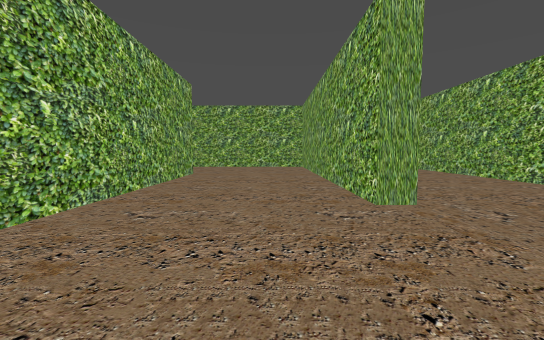
[1] (above)

15 first-person views from a walk through a Godot game level. The camera is 1.3 m above the floor, tilts 4° down and sees 90° across. The floor is counted in squares, 2 m on a side. Each view is taken from the middle of a square. On the plan, view 1 faces up. The plan holds only what a view shows up to about 9 squares ahead; the rest is blank. The place goes on beyond the plan.

[2]
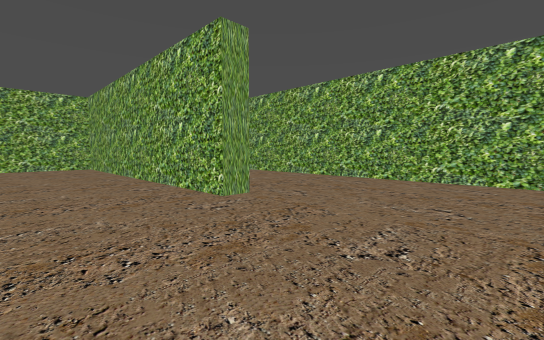

[3]
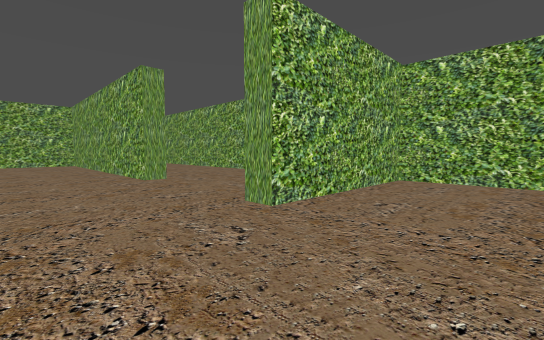

[4]
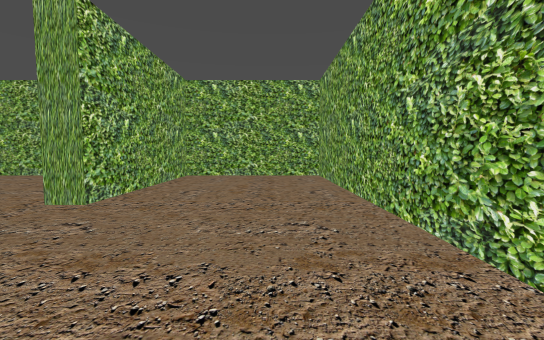

[5]
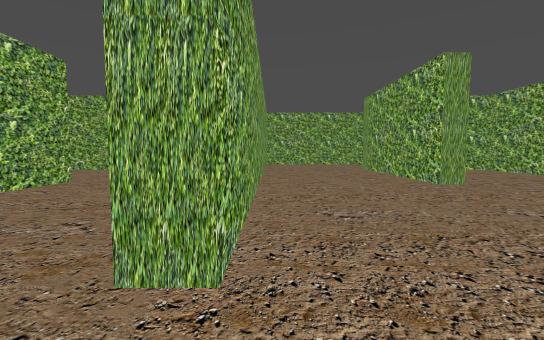

[6]
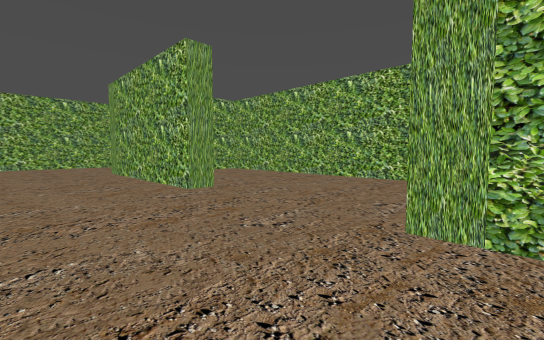

[7]
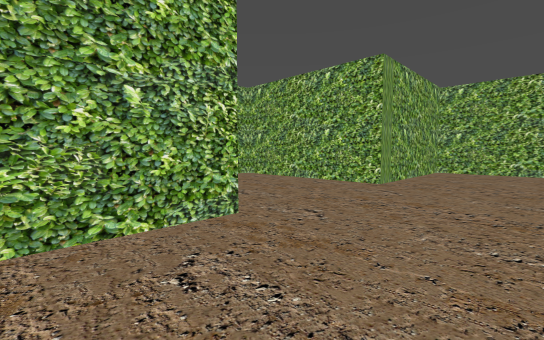

[8]
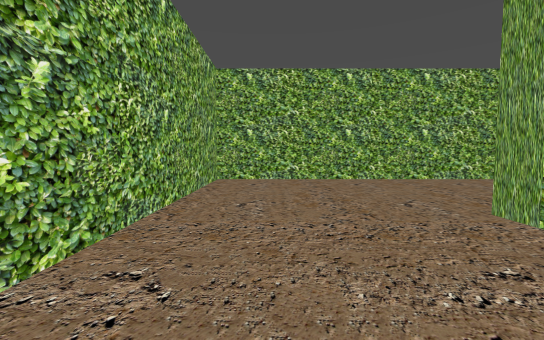

[9]
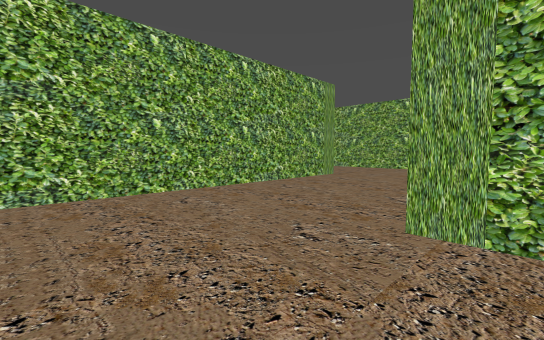

[10]
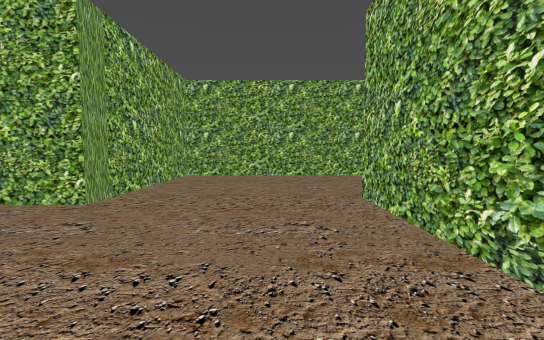

[11]
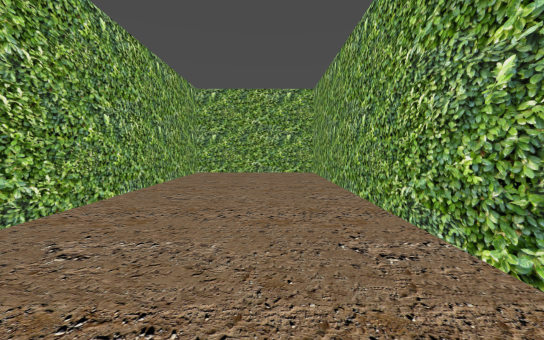

[12]
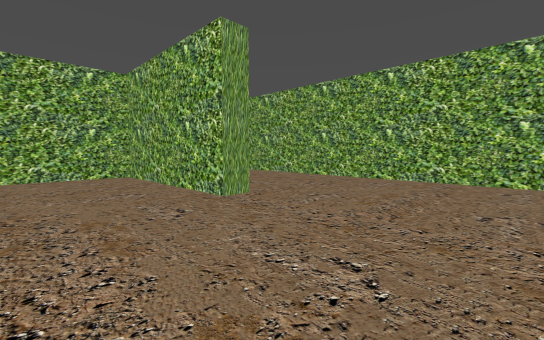

[13]
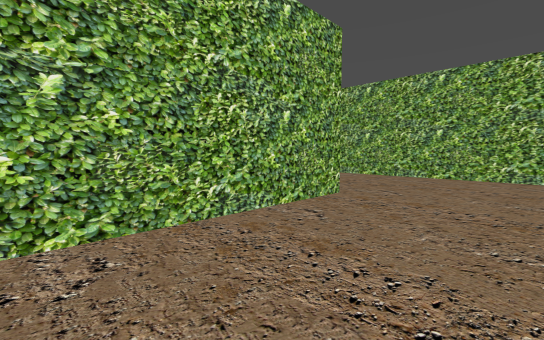

[14]
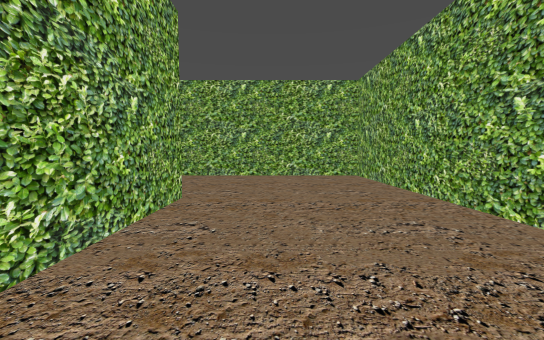

[15]
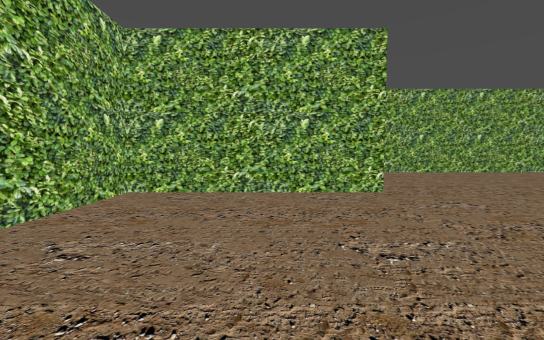

### Floor plan
Points are (right, up) in squares from view 1. A wall is a line through its corners. A room is listed if a view was taken in it or the views show most of it. See-through windows are left out.
Room 1 (views 1, 2, 3, 4, 5, 6, 7, 8, 9, 10, 11, 12, 13, 14, 15)
walls: (1.9, 3.2) (1.3, 3.2) (1.3, 10.5); (-6.9, 3.8) (-6.3, 3.8) (-6.3, -0.8) (-10.1, -0.8); (0.6, 11.3) (-6.3, 11.3) (-6.3, 7.3) (-10.3, 7.3) (-10.3, 6.9); (-2.1, -4.3) (5.3, -4.3) (5.3, -0.8) (1.3, -0.8) (1.3, -0.3) (5.3, -0.3) (5.3, 11.3) (1.8, 11.3) (1.8, 5.1); (-10.3, 1.1) (-10.3, -0.1); (-10.5, -4.3) (-2.8, -4.3) (-2.8, 7.8) (-2.2, 7.8) (-2.2, 2.1)

Where each view was taken, in squares from view 1:
view 1: 0 up, 0 right, facing up
view 2: 0 up, 1 left, facing up-right
view 3: 3 down, 1 left, facing up-right
view 4: 3 down, 2 left, facing right
view 5: 9 up, 3 left, facing down
view 6: 8 up, 4 left, facing down-left
view 7: 2 up, 4 left, facing up-left
view 8: 2 up, 4 left, facing down
view 9: 0 up, 4 left, facing down-left
view 10: 4 up, 4 left, facing up
view 11: 3 up, 4 right, facing up
view 12: 2 up, 2 left, facing down-right
view 13: 3 down, 10 left, facing up-right
view 14: 2 down, 10 left, facing right
view 15: 3 up, 8 left, facing up
